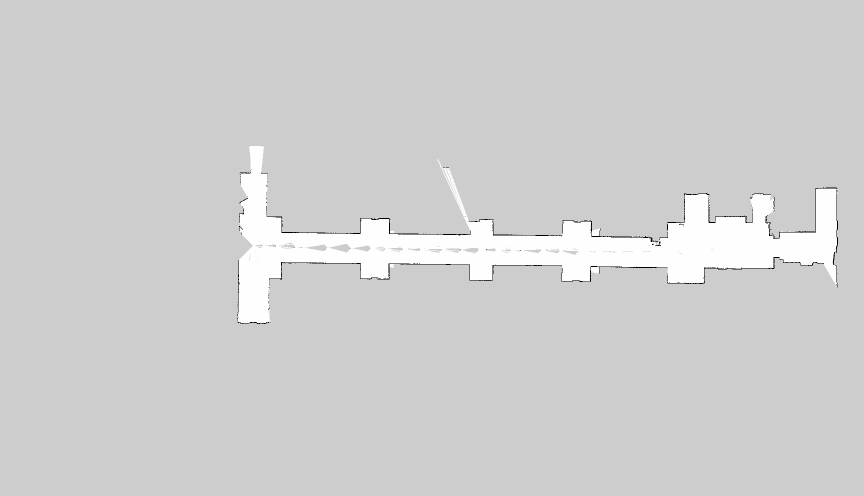
#> input picture maps/map.png, 1728 x 992 px (shown at 1/2 size)
$ python Finder.py
#> lines starting #> are read from the running program, lines starting #| are printed output that depends on the picture
#! /usr/bin/env python

'''
Loads map image file then uses A* to find shortest path
'''

import matplotlib.pyplot as plt
from PIL import Image, ImageDraw

from heapq import heappop, heappush
import threading
import sys

from os.path import join as pathjoin, abspath, dirname, exists
from os import makedirs
from shutil import rmtree


PROJECT_ROOT = pathjoin(dirname(abspath(sys.argv[0])), "..")

EXPLORED = 254 #explored location
UNEXPLORED = 205 #unexplored location
BOUNDARY = 0 #boundary location

class PathFinder():
    def __init__(self):
        '''
        Creates PathFinder object, loads and displays map
        '''
        self.save = len(sys.argv) > 0 and "save" in sys.argv[1:]
        self.output_dir = pathjoin(PROJECT_ROOT, "output")

        if exists(self.output_dir):
            rmtree(self.output_dir)
        makedirs(self.output_dir)


        self.start_xy = None #point to start on
        self.stop_xy = None #point to end on
        self.threads = []

        self.im = Image.open(pathjoin(PROJECT_ROOT, "maps", "map.png")).convert("I")
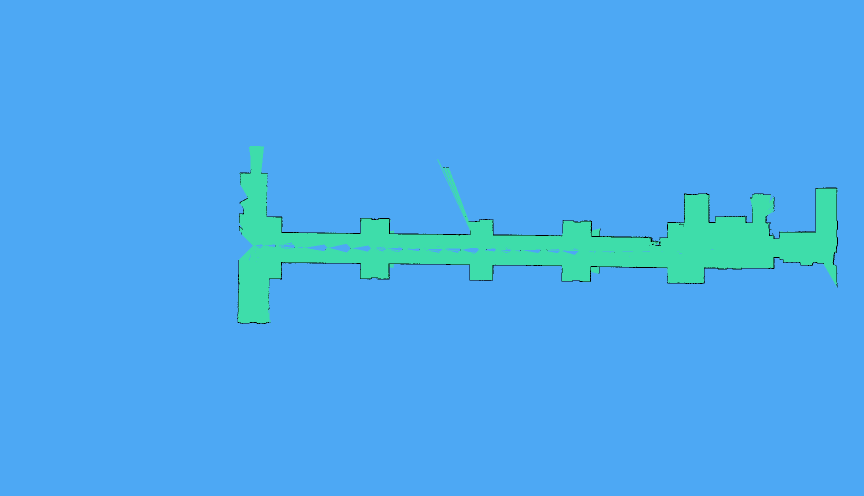
#> self.im: PIL image 1728x992 I (shown at 1/2 size); 3 distinct labels, from 0 to 254; one colour per label, 0 black
        self.display_im = self.im.copy()
        self.drawer = ImageDraw.Draw(self.display_im)

        self.display = plt.imshow(self.display_im)
        plt.title("Path Finding A* Algorithm In a Map\n(Click 2 Points and Wait)")
        self.display.figure.canvas.mpl_connect('button_press_event', self.onclick)
        plt.show()

    # [135 lines left out: functions save_map, update_display, put_point, put_points, put_line, onclick and 5 more, not called in this run]

class PathNode():
    # [5 lines left out: function __init__, not called in this run]

    def __cmp__(self, other):
        return cmp(self.cost(), other.cost())

    def __lt__(self, other):
        return self.__cmp__(other) < 0

    def __eq__(self, other):
        return self.__cmp__(other) == 0

    def get_prev(self):
        return self.prev

    def prev_dist(self):
        return self.length

    def future_guess(self):
        return cost_guess(self.xy, self.endpoint)

    def cost(self):
        return self.prev_dist() + self.future_guess()

    def frontier(self):
        return self.xy

    # [23 lines left out: functions self_test, neighbors, not called in this run]

class Path():
    def __init__(self, start):
        self.extend(start)

    def __cmp__(self, other):
        return cmp(len(self), len(other))

    def prev_dist(self):
        return len(self)

    def future_guess(self, endpoint):
        return cost_guess(self[-1], endpoint)

    def cost(self, endpoint):
        return self.prev_dist() + self.future_guess(endpoint)

    def frontier(self):
        return self[-1]

    # [22 lines left out: functions self_test, neighbors, not called in this run]

if __name__ == "__main__":
    PathFinder()
